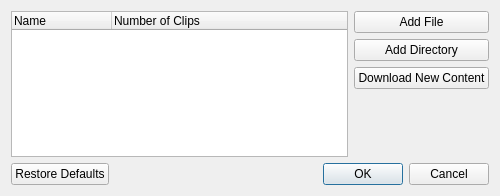
<?xml version="1.0" encoding="UTF-8"?>
<ui version="4.0">
 <class>ClipsWidget</class>
 <widget class="QWidget" name="ClipsWidget">
  <property name="geometry">
   <rect>
    <x>0</x>
    <y>0</y>
    <width>500</width>
    <height>196</height>
   </rect>
  </property>
  <property name="windowTitle">
   <string>Clips</string>
  </property>
  <layout class="QGridLayout" name="gridLayout">
   <item row="0" column="0">
    <widget class="QTreeWidget" name="treeWidget">
     <column>
      <property name="text">
       <string>Name</string>
      </property>
     </column>
     <column>
      <property name="text">
       <string>Number of Clips</string>
      </property>
     </column>
    </widget>
   </item>
   <item row="0" column="1">
    <layout class="QVBoxLayout" name="verticalLayout">
     <item>
      <widget class="QPushButton" name="addFilePushButton">
       <property name="text">
        <string>Add File</string>
       </property>
      </widget>
     </item>
     <item>
      <widget class="QPushButton" name="addDirectoryPushButton">
       <property name="text">
        <string>Add Directory</string>
       </property>
      </widget>
     </item>
     <item>
      <widget class="QPushButton" name="pushButton_2">
       <property name="text">
        <string>Download New Content</string>
       </property>
      </widget>
     </item>
     <item>
      <spacer name="verticalSpacer">
       <property name="orientation">
        <enum>Qt::Vertical</enum>
       </property>
       <property name="sizeHint" stdset="0">
        <size>
         <width>20</width>
         <height>40</height>
        </size>
       </property>
      </spacer>
     </item>
    </layout>
   </item>
   <item row="1" column="0" colspan="2">
    <widget class="QDialogButtonBox" name="buttonBox">
     <property name="standardButtons">
      <set>QDialogButtonBox::Cancel|QDialogButtonBox::Ok|QDialogButtonBox::RestoreDefaults</set>
     </property>
    </widget>
   </item>
  </layout>
 </widget>
 <resources/>
 <connections/>
</ui>
